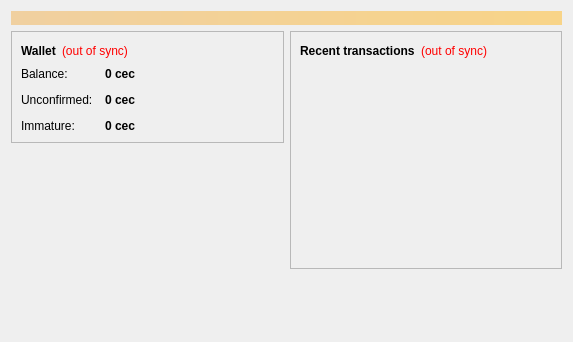
<?xml version="1.0" encoding="UTF-8"?>
<ui version="4.0">
 <class>OverviewPage</class>
 <widget class="QWidget" name="OverviewPage">
  <property name="geometry">
   <rect>
    <x>0</x>
    <y>0</y>
    <width>573</width>
    <height>342</height>
   </rect>
  </property>
  <property name="windowTitle">
   <string>Form</string>
  </property>
  <layout class="QVBoxLayout" name="topLayout">
   <item>
    <widget class="QLabel" name="labelAlerts">
     <property name="visible">
      <bool>false</bool>
     </property>
     <property name="styleSheet">
      <string notr="true">background-color: qlineargradient(x1: 0, y1: 0, x2: 1, y2: 0, stop:0 #F0D0A0, stop:1 #F8D488); color:#000000;</string>
     </property>
     <property name="wordWrap">
      <bool>true</bool>
     </property>
     <property name="margin">
      <number>3</number>
     </property>
    </widget>
   </item>
   <item>
    <layout class="QHBoxLayout" name="horizontalLayout" stretch="1,1">
     <item>
      <layout class="QVBoxLayout" name="verticalLayout_2">
       <item>
        <widget class="QFrame" name="frame">
         <property name="frameShape">
          <enum>QFrame::StyledPanel</enum>
         </property>
         <property name="frameShadow">
          <enum>QFrame::Raised</enum>
         </property>
         <layout class="QVBoxLayout" name="verticalLayout_4">
          <item>
           <layout class="QHBoxLayout" name="horizontalLayout_4">
            <item>
             <widget class="QLabel" name="label_5">
              <property name="font">
               <font>
                <weight>75</weight>
                <bold>true</bold>
               </font>
              </property>
              <property name="text">
               <string>Wallet</string>
              </property>
             </widget>
            </item>
            <item>
             <widget class="QLabel" name="labelWalletStatus">
              <property name="toolTip">
               <string>The displayed information may be out of date. Your wallet automatically synchronizes with the Gecoin network after a connection is established, but this process has not completed yet.</string>
              </property>
              <property name="styleSheet">
               <string notr="true">QLabel { color: red; }</string>
              </property>
              <property name="text">
               <string notr="true">(out of sync)</string>
              </property>
              <property name="alignment">
               <set>Qt::AlignLeading|Qt::AlignLeft|Qt::AlignVCenter</set>
              </property>
             </widget>
            </item>
            <item>
             <spacer name="horizontalSpacer_2">
              <property name="orientation">
               <enum>Qt::Horizontal</enum>
              </property>
              <property name="sizeHint" stdset="0">
               <size>
                <width>40</width>
                <height>20</height>
               </size>
              </property>
             </spacer>
            </item>
           </layout>
          </item>
          <item>
           <layout class="QFormLayout" name="formLayout_2">
            <property name="fieldGrowthPolicy">
             <enum>QFormLayout::AllNonFixedFieldsGrow</enum>
            </property>
            <property name="horizontalSpacing">
             <number>12</number>
            </property>
            <property name="verticalSpacing">
             <number>12</number>
            </property>
            <item row="0" column="0">
             <widget class="QLabel" name="label">
              <property name="text">
               <string>Balance:</string>
              </property>
             </widget>
            </item>
            <item row="0" column="1">
             <widget class="QLabel" name="labelBalance">
              <property name="font">
               <font>
                <weight>75</weight>
                <bold>true</bold>
               </font>
              </property>
              <property name="cursor">
               <cursorShape>IBeamCursor</cursorShape>
              </property>
              <property name="toolTip">
               <string>Your current balance</string>
              </property>
              <property name="text">
               <string notr="true">0 cec</string>
              </property>
              <property name="textInteractionFlags">
               <set>Qt::LinksAccessibleByMouse|Qt::TextSelectableByKeyboard|Qt::TextSelectableByMouse</set>
              </property>
             </widget>
            </item>
            <item row="1" column="0">
             <widget class="QLabel" name="label_3">
              <property name="text">
               <string>Unconfirmed:</string>
              </property>
             </widget>
            </item>
            <item row="1" column="1">
             <widget class="QLabel" name="labelUnconfirmed">
              <property name="font">
               <font>
                <weight>75</weight>
                <bold>true</bold>
               </font>
              </property>
              <property name="cursor">
               <cursorShape>IBeamCursor</cursorShape>
              </property>
              <property name="toolTip">
               <string>Total of transactions that have yet to be confirmed, and do not yet count toward the current balance</string>
              </property>
              <property name="text">
               <string notr="true">0 cec</string>
              </property>
              <property name="textInteractionFlags">
               <set>Qt::LinksAccessibleByMouse|Qt::TextSelectableByKeyboard|Qt::TextSelectableByMouse</set>
              </property>
             </widget>
            </item>
            <item row="2" column="0">
             <widget class="QLabel" name="labelImmatureText">
              <property name="text">
               <string>Immature:</string>
              </property>
             </widget>
            </item>
            <item row="2" column="1">
             <widget class="QLabel" name="labelImmature">
              <property name="font">
               <font>
                <weight>75</weight>
                <bold>true</bold>
               </font>
              </property>
              <property name="toolTip">
               <string>Mined balance that has not yet matured</string>
              </property>
              <property name="text">
               <string notr="true">0 cec</string>
              </property>
              <property name="textInteractionFlags">
               <set>Qt::LinksAccessibleByMouse|Qt::TextSelectableByKeyboard|Qt::TextSelectableByMouse</set>
              </property>
             </widget>
            </item>
           </layout>
          </item>
         </layout>
        </widget>
       </item>
       <item>
        <spacer name="verticalSpacer">
         <property name="orientation">
          <enum>Qt::Vertical</enum>
         </property>
         <property name="sizeHint" stdset="0">
          <size>
           <width>20</width>
           <height>40</height>
          </size>
         </property>
        </spacer>
       </item>
      </layout>
     </item>
     <item>
      <layout class="QVBoxLayout" name="verticalLayout_3">
       <item>
        <widget class="QFrame" name="frame_2">
         <property name="frameShape">
          <enum>QFrame::StyledPanel</enum>
         </property>
         <property name="frameShadow">
          <enum>QFrame::Raised</enum>
         </property>
         <layout class="QVBoxLayout" name="verticalLayout">
          <item>
           <layout class="QHBoxLayout" name="horizontalLayout_2">
            <item>
             <widget class="QLabel" name="label_4">
              <property name="text">
               <string>&lt;b&gt;Recent transactions&lt;/b&gt;</string>
              </property>
             </widget>
            </item>
            <item>
             <widget class="QLabel" name="labelTransactionsStatus">
              <property name="toolTip">
               <string>The displayed information may be out of date. Your wallet automatically synchronizes with the Gecoin network after a connection is established, but this process has not completed yet.</string>
              </property>
              <property name="styleSheet">
               <string notr="true">QLabel { color: red; }</string>
              </property>
              <property name="text">
               <string notr="true">(out of sync)</string>
              </property>
              <property name="alignment">
               <set>Qt::AlignRight|Qt::AlignTrailing|Qt::AlignVCenter</set>
              </property>
             </widget>
            </item>
            <item>
             <spacer name="horizontalSpacer">
              <property name="orientation">
               <enum>Qt::Horizontal</enum>
              </property>
              <property name="sizeHint" stdset="0">
               <size>
                <width>40</width>
                <height>20</height>
               </size>
              </property>
             </spacer>
            </item>
           </layout>
          </item>
          <item>
           <widget class="QListView" name="listTransactions">
            <property name="styleSheet">
             <string notr="true">QListView { background: transparent; }</string>
            </property>
            <property name="frameShape">
             <enum>QFrame::NoFrame</enum>
            </property>
            <property name="verticalScrollBarPolicy">
             <enum>Qt::ScrollBarAlwaysOff</enum>
            </property>
            <property name="horizontalScrollBarPolicy">
             <enum>Qt::ScrollBarAlwaysOff</enum>
            </property>
            <property name="selectionMode">
             <enum>QAbstractItemView::NoSelection</enum>
            </property>
           </widget>
          </item>
         </layout>
        </widget>
       </item>
       <item>
        <spacer name="verticalSpacer_2">
         <property name="orientation">
          <enum>Qt::Vertical</enum>
         </property>
         <property name="sizeHint" stdset="0">
          <size>
           <width>20</width>
           <height>40</height>
          </size>
         </property>
        </spacer>
       </item>
      </layout>
     </item>
    </layout>
   </item>
  </layout>
 </widget>
 <resources/>
 <connections/>
</ui>
